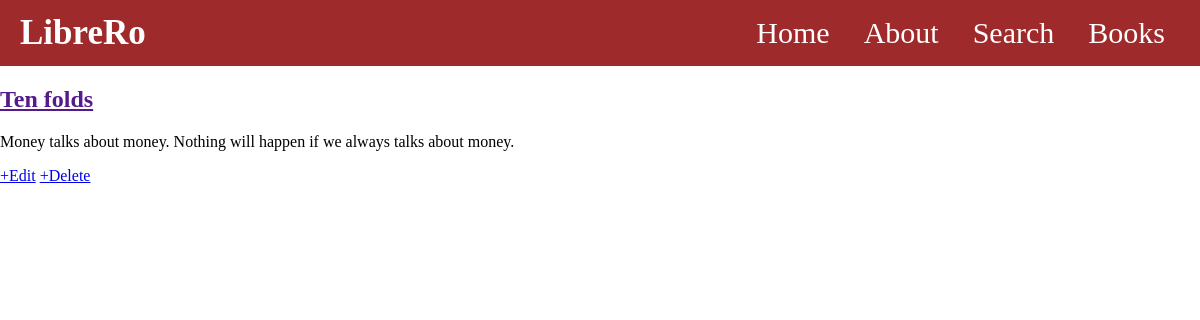
/book/4, run on the app's committed database.
### Contents/models.py (models this page shows, shortened)
class Book(models.Model):
    title = models.CharField(max_length=600)
    author = models.ForeignKey(User, on_delete=models.CASCADE,  null=True, blank=True)
    description = models.TextField()
    body = models.TextField()
    genre = models.ForeignKey(Genre, on_delete=models.SET_NULL, null=True, related_name='books')
    tags = models.ManyToManyField(Tag, related_name='books', blank=True)

### Contents/views.py (the view)
# urls.py: path('book/<int:pk>', BookDetailView.as_view(), name = 'book_detail'),
class BookDetailView(DetailView):
    model = Book
    context_object_name = 'book'
    template_name = 'app/book_detail.html'

### Contents/templates/app/book_detail.html
{% extends 'app/base.html' %}
{% load static %}
{% block content %}
        <div class="book-entry">
            <h2><a href="">{{book.title}}</a></h2>
            <p>{{book.description}}</p>
        </div>
        <a href="{% url 'book_update' book.pk %}">+Edit</a>
        <a href="{% url 'book_delete' book.pk %}">+Delete</a>
{% endblock content %}

### static/css/base.css (style rules this page uses)
body { margin: 0px; }

### data on the page
Book: title "Ten folds", description "Money talks about money. Nothing will happen if we always talks about money."
